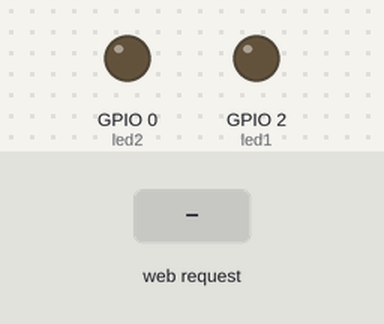
This sketch was run on a simulated ESP8266 (NodeMCU). Shown: output pins drawn as LEDs (lit = HIGH). Inputs (shaded band) come from the test bench. WiFi joins after 1.5 s; servers stay silent unless stated; what the sketch prints to the serial monitor is not drawn.

Above: at 2.7 s.
2.8 s: HTTP request GET /LED1/ON received
At 4.0 s:
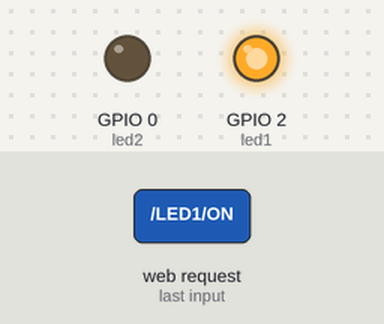
4.3 s: HTTP request GET /LED2/ON received
At 5.3 s:
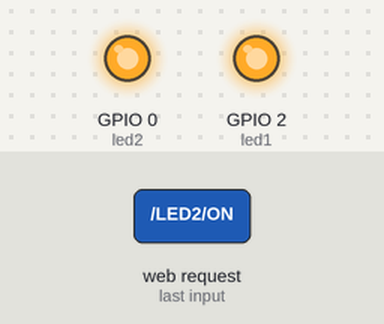
5.8 s: HTTP request GET /LED1/OFF received
At 6.5 s:
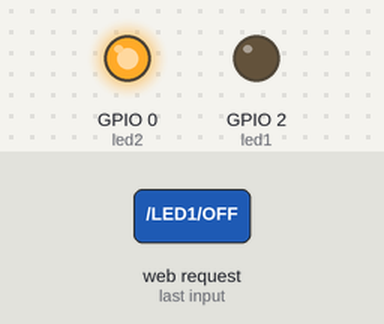
7.3 s: HTTP request GET /LED2/OFF received
At 7.6 s:
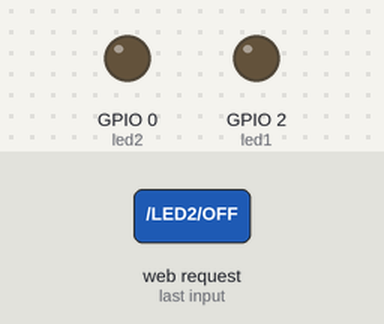
Timing chart, 0 to 9.8 s (numbered marks = the images above; inputs shaded):
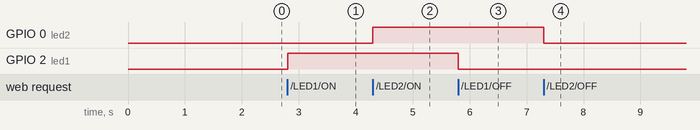

Measured:
- after the input at 2.8 s, GPIO 2 (led1): LOW → HIGH at once
- after the input at 4.3 s, GPIO 0 (led2): LOW → HIGH at once
- after the input at 5.8 s, GPIO 2 (led1): HIGH → LOW at once
- after the input at 7.3 s, GPIO 0 (led2): HIGH → LOW at once

The sketch:

esp01-relay.ino
```cpp
#include <ESP8266WiFi.h>

// WiFi bilgilerinizi girin
const char* ssid = "AAA";       // WiFi ağ adı
const char* password = "attATT112.."; // WiFi şifresi

// LED pinleri
const int led1 = 2;  // GPIO2
const int led2 = 0;  // GPIO0

// Web sunucusu oluştur
WiFiServer server(80);

void setup() {
  // Seri iletişimi başlat
  Serial.begin(115200);
  delay(10);

  // LED pinlerini çıkış olarak ayarla
  pinMode(led1, OUTPUT);
  pinMode(led2, OUTPUT);
  digitalWrite(led1, LOW);
  digitalWrite(led2, LOW);

  // WiFi bağlantısını başlat
  Serial.println();
  Serial.print("WiFi ağına bağlanıyor: ");
  Serial.println(ssid);

  WiFi.begin(ssid, password);

  while (WiFi.status() != WL_CONNECTED) {
    delay(500);
    Serial.print(".");
  }
  Serial.println();
  Serial.println("WiFi bağlantısı başarılı!");

  // Web sunucusunu başlat
  server.begin();
  Serial.println("Web sunucusu başlatıldı.");

  // IP adresini yazdır
  Serial.print("Web arayüzüne erişmek için: http://");
  Serial.println(WiFi.localIP());
}

void loop() {
  // İstemci bağlantısını kontrol et
  WiFiClient client = server.available();
  if (!client) {
    return;
  }

  // İstemciden gelen isteği oku
  Serial.println("Yeni bir istemci bağlandı!");
  String request = client.readStringUntil('\r');
  Serial.println(request);
  client.flush();

  // LED kontrolü
  if (request.indexOf("GET /LED1/ON") != -1) {
    digitalWrite(led1, HIGH);
  } else if (request.indexOf("GET /LED1/OFF") != -1) {
    digitalWrite(led1, LOW);
  } else if (request.indexOf("GET /LED2/ON") != -1) {
    digitalWrite(led2, HIGH);
  } else if (request.indexOf("GET /LED2/OFF") != -1) {
    digitalWrite(led2, LOW);
  }

  // Web sayfasını oluştur
  client.println("HTTP/1.1 200 OK");
  client.println("Content-Type: text/html");
  client.println("");
  client.println("<!DOCTYPE HTML>");
  client.println("<html>");
  client.println("<head><meta name=\"viewport\" content=\"width=device-width, initial-scale=1\"></head>");
  client.println("<body>");
  client.println("<h1>ESP-01 LED Kontrol</h1>");
  client.println("<p>LED 1: <a href=\"/LED1/ON\"><button>ON</button></a> <a href=\"/LED1/OFF\"><button>OFF</button></a></p>");
  client.println("<p>LED 2: <a href=\"/LED2/ON\"><button>ON</button></a> <a href=\"/LED2/OFF\"><button>OFF</button></a></p>");
  client.println("</body>");
  client.println("</html>");

  delay(1);
  Serial.println("İstemci bağlantısı kesildi.");
  Serial.println("");
}
```
